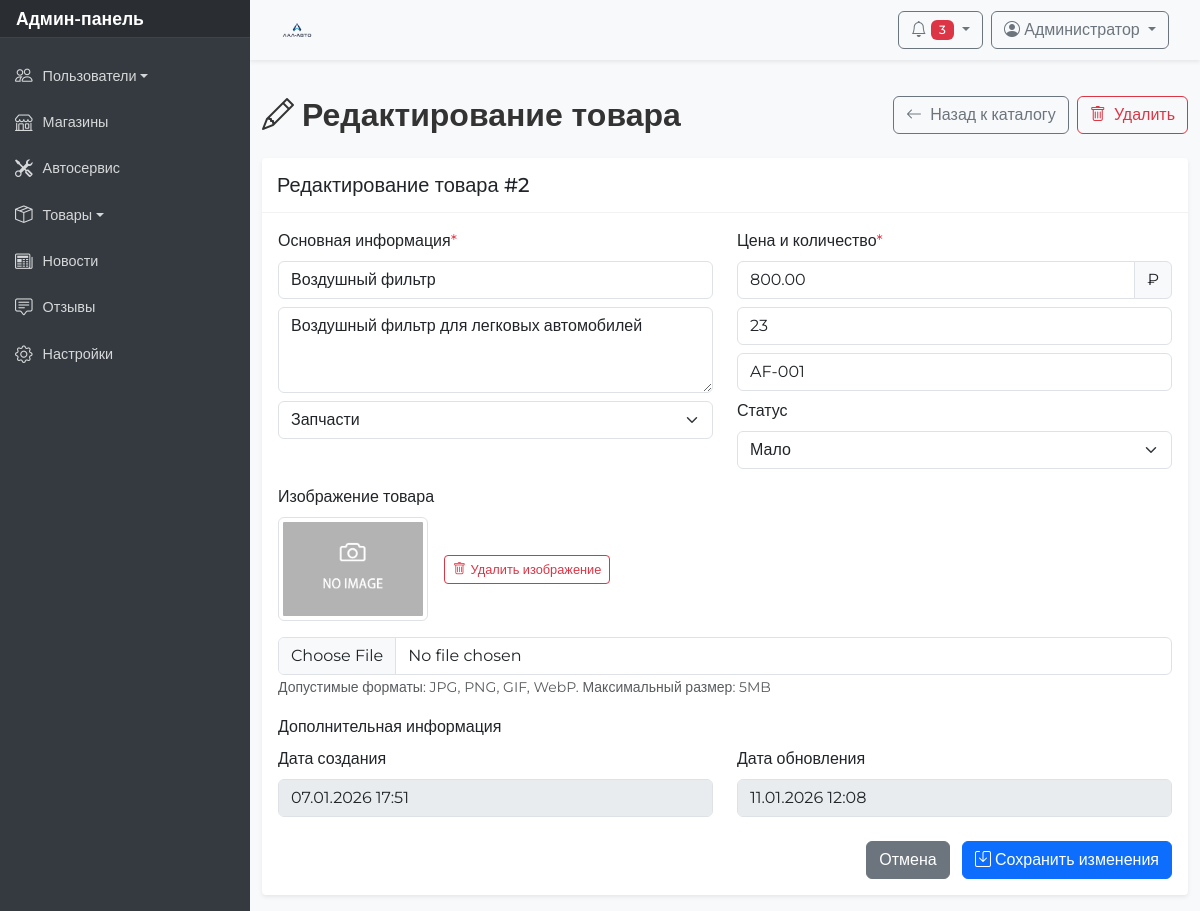
Before: /admin.php?section=edit_products&id=2 (signed in) with the older database file.
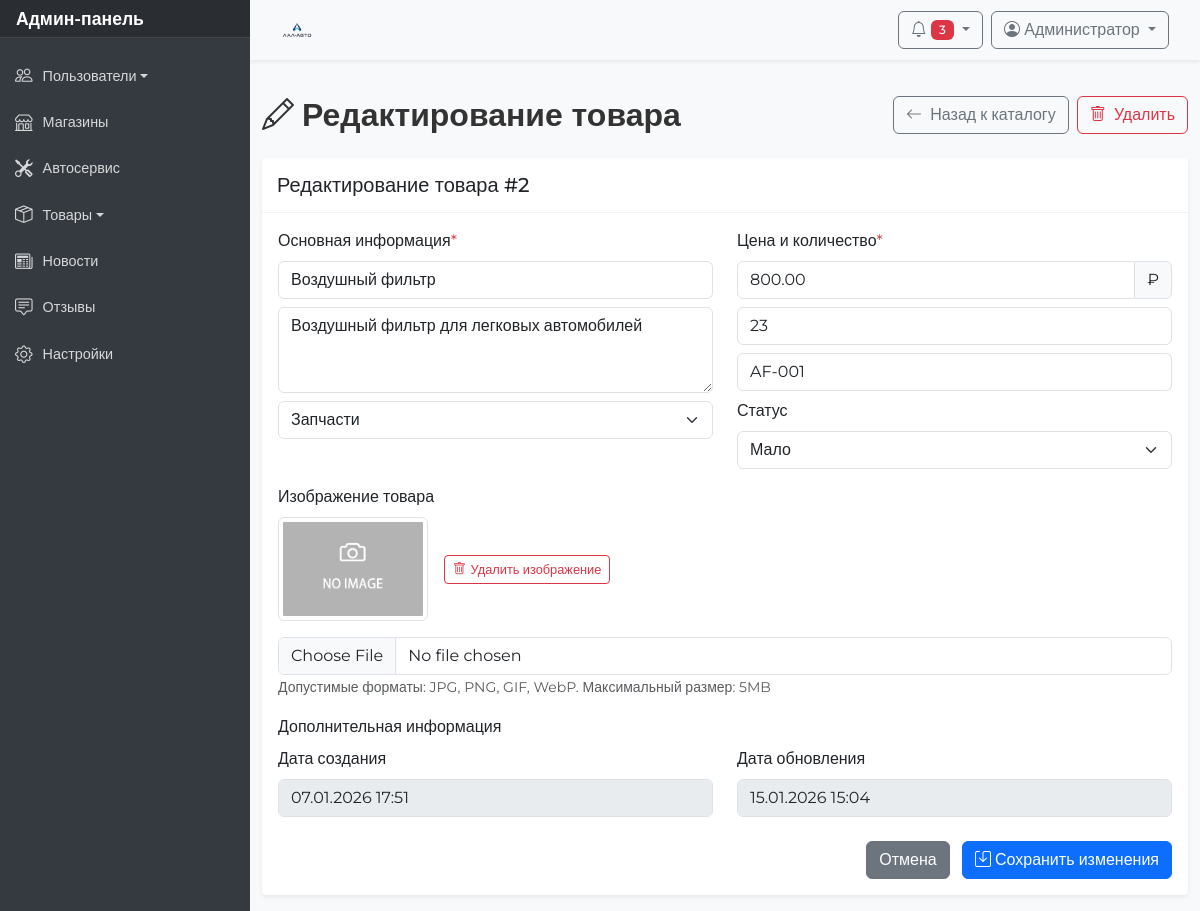
After: the same page with the newer database file.
### tables this page shows
CREATE TABLE `products` (
  `id` int(11) NOT NULL,
  `name` varchar(255) NOT NULL,
  `description` text,
  `category` varchar(100) DEFAULT NULL,
  `price` decimal(10,2) NOT NULL DEFAULT '0.00',
  `quantity` int(11) DEFAULT '0',
  `article` varchar(100) DEFAULT NULL,
  `image` varchar(500) DEFAULT NULL,
  `status` varchar(20) DEFAULT 'available',
  `created_at` timestamp NULL DEFAULT CURRENT_TIMESTAMP,
  `updated_at` timestamp NULL DEFAULT CURRENT_TIMESTAMP ON UPDATE CURRENT_TIMESTAMP
);

CREATE TABLE `categories` (
  `id` int(11) NOT NULL,
  `name` varchar(255) NOT NULL,
  `description` text,
  `created_at` timestamp NULL DEFAULT CURRENT_TIMESTAMP
);

### files/edit_products.php (the view, shortened to what the changed rows need)
<?php
$product_id = isset($_GET['id']) ? (int)$_GET['id'] : 0;
$stmt = $conn->prepare("SELECT * FROM products WHERE id = ?");
$stmt->bind_param("i", $product_id);
$stmt->execute();
$result = $stmt->get_result();
$product = $result->fetch_assoc();
$categories_result = $conn->query("SELECT * FROM categories ORDER BY name");
$categories = [];
while ($row = $categories_result->fetch_assoc())
{
    $categories[] = $row;
}
?>
<div class="d-flex flex-column flex-md-row justify-content-between align-items-center mb-4">
    <h2 class="mb-3 mb-md-0">
        <i class="bi bi-pencil me-2"></i>Редактирование товара
    </h2>
    <div class="d-flex gap-2">
        <a href="admin.php?section=products_catalog" class="btn btn-outline-secondary">
            <i class="bi bi-arrow-left me-1"></i>
            <span class="d-none d-sm-inline">Назад к каталогу</span>
        </a>
        <a href="admin.php?section=products_catalog&delete_id=<?= $product_id ?>"
           class="btn btn-outline-danger"
           onclick="return confirm('Удалить этот товар?')">
            <i class="bi bi-trash me-1"></i>
            <span class="d-none d-sm-inline">Удалить</span>
        </a>
    </div>
</div>
<div class="card shadow-sm">
    <div class="card-header bg-white">
        <h5 class="mb-0">Редактирование товара #<?= $product['id'] ?></h5>
    </div>
    <div class="card-body">
        <form method="POST" action="" enctype="multipart/form-data">
            <div class="row">
                <div class="col-md-6">
                    <div class="mb-3">
                        <label class="form-label">Основная информация<span class="text-danger">*</span></label>
                        <input type="text" class="form-control mb-2" name="name" value="<?= htmlspecialchars($product['name']) ?>" placeholder="Название товара" required>
                        <textarea class="form-control mb-2" name="description" placeholder="Описание" rows="3"><?= htmlspecialchars($product['description'] ?? '') ?></textarea>
                        <select class="form-select" name="category" required>
                            <?php
                            foreach ($categories as $cat)
                            {
                            ?>
                            <option value="<?= htmlspecialchars($cat['name']) ?>"
                                <?= $product['category'] == $cat['name'] ? 'selected' : '' ?>>
                                <?= htmlspecialchars($cat['name']) ?>
                            </option>
                            <?php
                            }
                            ?>
                        </select>
                    </div>
                </div>
                <div class="col-md-6">
                    <div class="mb-3">
                        <label class="form-label">Цена и количество<span class="text-danger">*</span></label>
                        <div class="input-group mb-2">
                            <input type="number" class="form-control" name="price"
                                   value="<?= $product['price'] ?>"
                                   step="0.01" min="0" placeholder="Цена" required>
                            <span class="input-group-text">₽</span>
                        </div>
                        <input type="number" class="form-control mb-2" name="quantity" value="<?= $product['quantity'] ?>" placeholder="Количество на складе" min="0">
                        <input type="text" class="form-control mb-2" name="article" value="<?= htmlspecialchars($product['article'] ?? '') ?>" placeholder="Артикул">
                        <div class="mt-2">
                            <label class="form-label">Статус</label>
                            <select class="form-select" name="status">
                                <option value="low" <?= $product['status'] == 'low' ? 'selected' : '' ?>>Мало</option>
                            </select>
                        </div>
                    </div>
                </div>
            </div>
            <div class="mb-3">
                <label class="form-label">Изображение товара</label>
                <?php
                if (!empty($product['image']))
                {
                ?>
                <div class="mb-3">
                    <div class="d-flex align-items-center">
                        <img src="../<?= htmlspecialchars($product['image']) ?>" alt="Текущее изображение" style="max-width: 150px; max-height: 150px;" class="img-thumbnail me-3">
                        <div>
                            <button type="button" class="btn btn-sm btn-outline-danger" onclick="removeImage()">
                                <i class="bi bi-trash"></i> Удалить изображение
                            </button>
                        </div>
                    </div>
                </div>
                <?php
                }
                ?>
                <input type="file" class="form-control" name="image" accept="image/*" id="imageInput">
                <small class="text-muted">Допустимые форматы: JPG, PNG, GIF, WebP. Максимальный размер: 5MB</small>
            </div>
            <div class="mb-3">
                <label class="form-label">Дополнительная информация</label>
                <div class="row">
                    <div class="col-md-6">
                        <div class="mb-2">
                            <label class="form-label">Дата создания</label>
                            <input type="text" class="form-control" value="<?= date('d.m.Y H:i', strtotime($product['created_at'])) ?>" disabled>
                        </div>
                    </div>
                    <div class="col-md-6">
                        <div class="mb-2">
                            <label class="form-label">Дата обновления</label>
                            <input type="text" class="form-control" value="<?= !empty($product['updated_at']) ? date('d.m.Y H:i', strtotime($product['updated_at'])) : '—' ?>" disabled>
                        </div>
                    </div>
                </div>
            </div>
            <div class="text-end">
                <a href="admin.php?section=products_catalog" class="btn btn-secondary me-2">
                    Отмена
                </a>
                <button type="submit" class="btn btn-primary">
                    <i class="bi bi-save me-1"></i>Сохранить изменения
                </button>
            </div>
        </form>
    </div>
</div>

Changed rows visible on the page:
changed products "Воздушный фильтр": updated_at "11.01.2026 12:08" → "15.01.2026 15:04"
